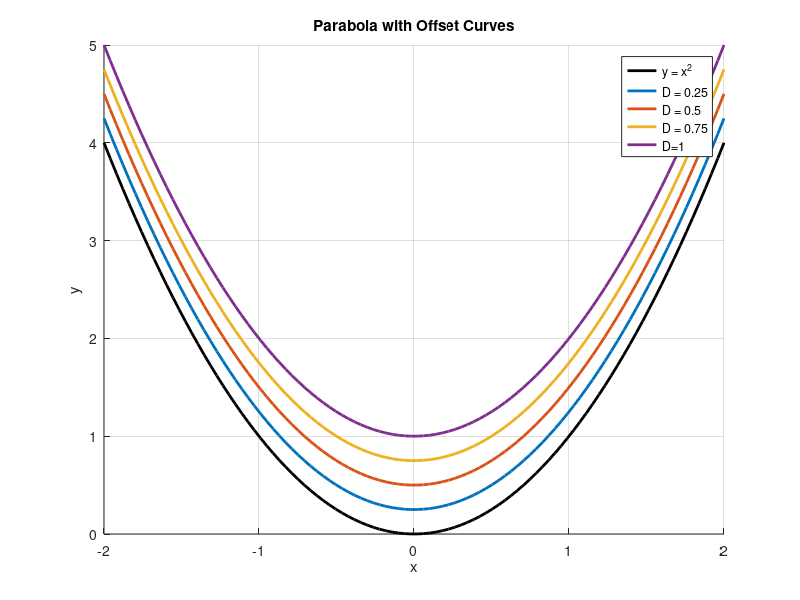
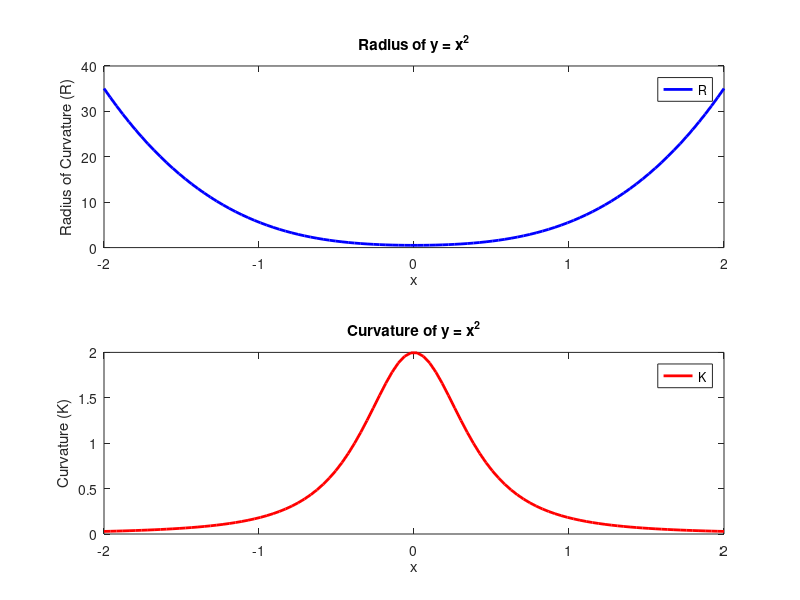

These charts were generated, in order, by the following MATLAB code:
clear all;   % This clears all workspaces
close all;   % This closes all figures 
clc;         % This clears the command window
format long; 

%% Student name, ID number, and homework_number are required
name = 'Colleen Wang';
id = 'A16880246';
hw_num = 3;

%% Problem 1
x = linspace(-2, 2, 100);
y = x.^2;
offsets = [0.25 0.5 0.75 1];

figure(1); hold on; grid on;
plot(x, y, 'k-', 'LineWidth', 2);
for i = 1:length(offsets)
    plot(x, y + offsets(i),'LineStyle','-','LineWidth',2);
end
xlabel('x'); ylabel('y');
title('Parabola with Offset Curves');
legend('y = x^2','D = 0.25','D = 0.5','D = 0.75','D=1','Location','northeast');
p1a = 'See figure 1';


dy = 2*x; dy2 = 2;
K = abs(dy2) ./ (1 + dy.^2).^(3/2);
R = 1 ./ K;

figure(2); hold on;
subplot(2, 1, 1);
plot(x, R, 'b-', 'LineWidth', 2);
xlabel('x');
ylabel('Radius of Curvature (R)');
legend('R');
title('Radius of y = x^2');

subplot(2, 1, 2);
plot(x, K, 'r-', 'LineWidth', 2);
xlabel('x');
ylabel('Curvature (K)');
legend('K');
title('Curvature of y = x^2');

p1b = 'See figure 2';

p1c = 'When the offset distance D exceeds the radius of curvature'
